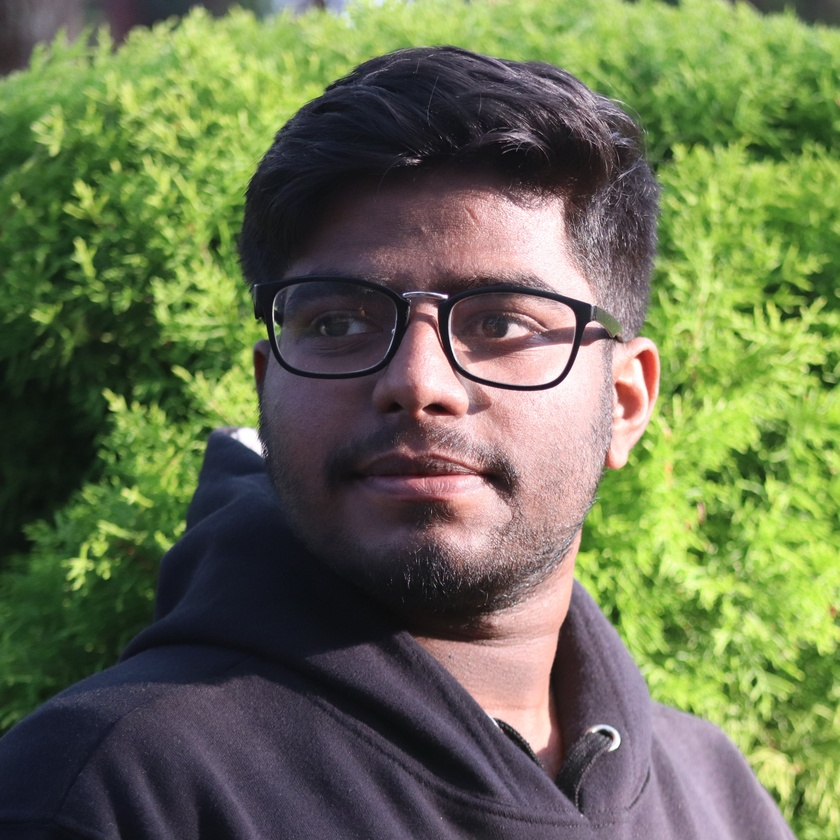
#> input picture Coursera/Data-Science/t1.JPG, 840 x 840 px, shrunk from 4000 x 4000 before the run
$ jupyter execute opencv.ipynb
#> lines starting #> are read from the running program, lines starting #| are printed output that depends on the picture; after the words box and inside, x2 and y2 are one past the last pixel; in counts of white or black regions, pixels touching at a corner belong together
[cell 1]
import cv2

[cell 2]
face_cascade = cv2.CascadeClassifier('haarcascade_frontalface_default.xml')

[cell 3]
image =cv2.imread('t1.JPG')
#> image is the input picture: shape (840, 840, 3); mean B, G, R 80.5, 113.7, 105.8
image

[cell 4]
grey = cv2.cvtColor(image, cv2.COLOR_BGR2GRAY)
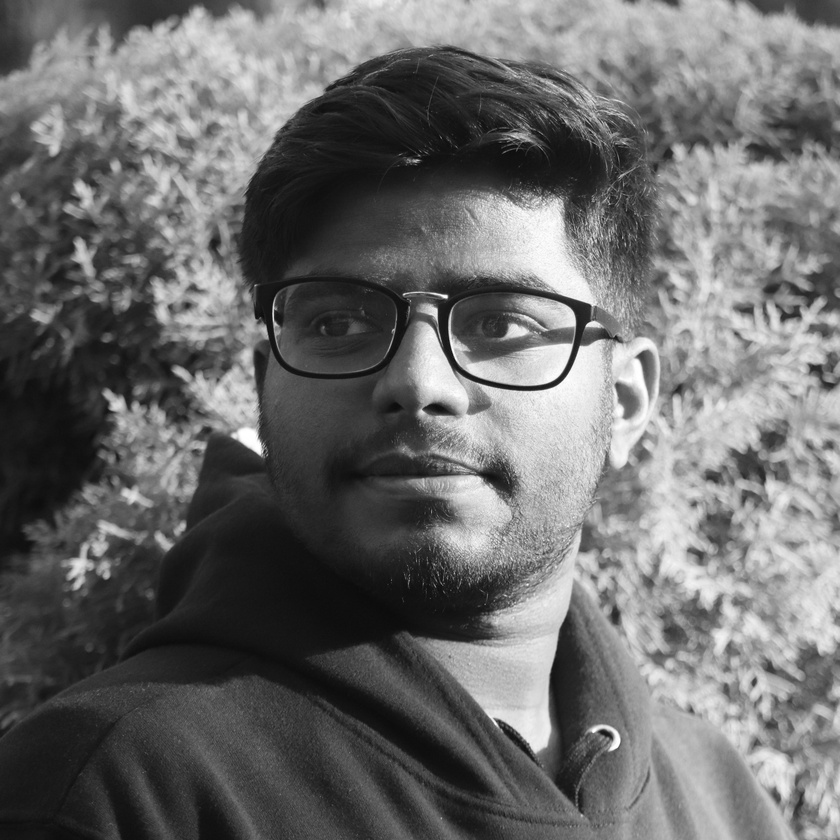
#> grey: shape (840, 840); min 5, max 255, mean 107.6
grey

[cell 5]
faces =face_cascade.detectMultiScale(grey, 1.1,4 )
#> faces = [[647, 162, 69, 69], [212, 160, 414, 414]]

[cell 6]
for (x,y,w,h) in faces:
    cv2.rectangle(image, (x,y),(x+w, y+h),(255,0,0),2)
#> this loop made 2 passes
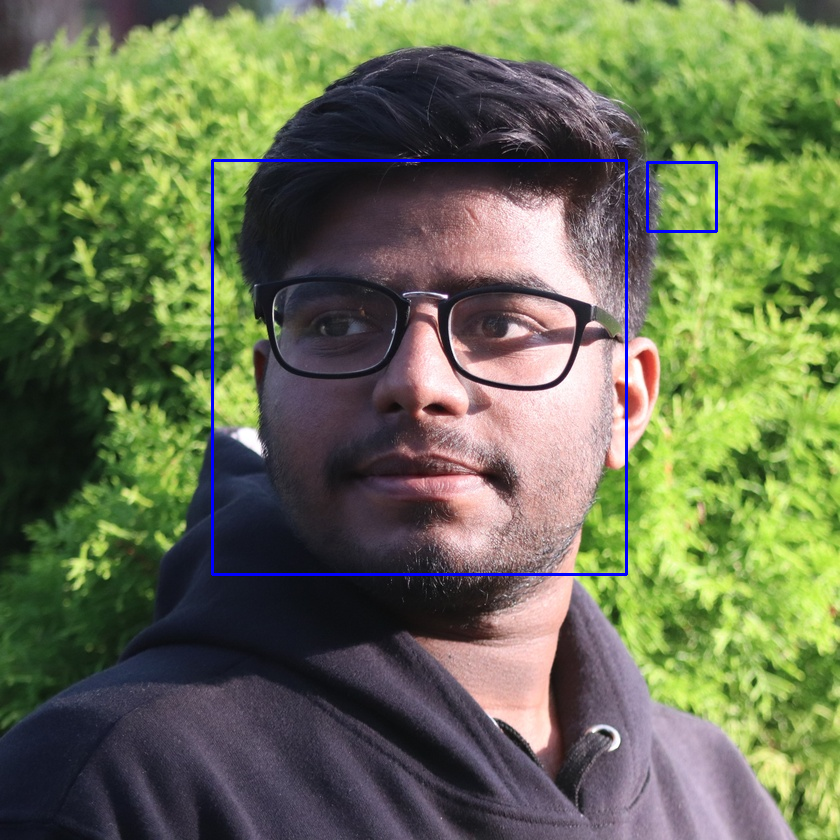
#> image: shape (840, 840, 3); 0.82% of pixels changed, all inside (x1, y1, x2, y2) = (211, 159, 718, 576)

cv2.imshow('img',image)
cv2.waitKey()
#> Out = 27
